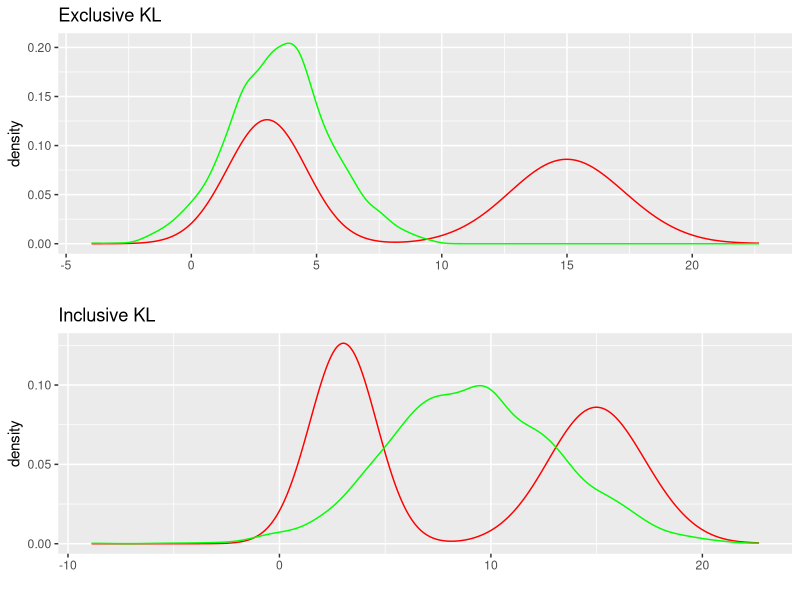
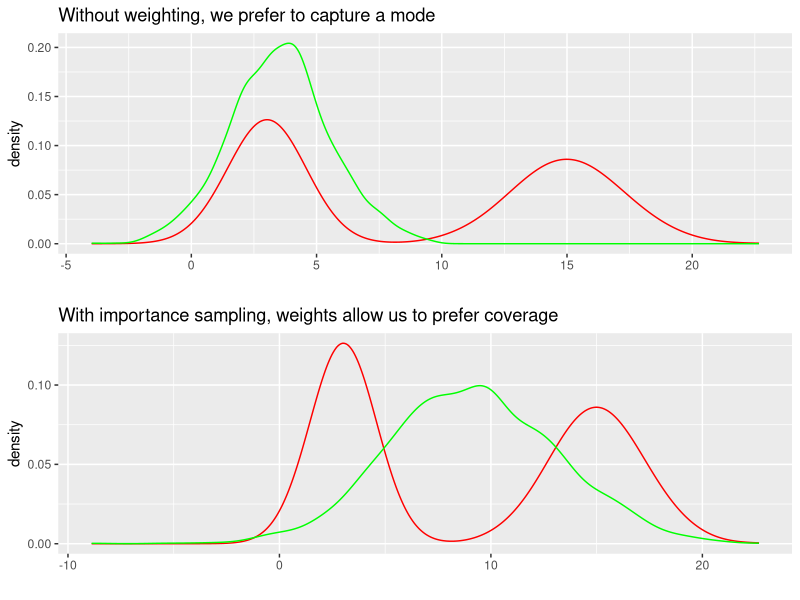

Generate these figures, in order, with R:
## ---- chunk 1
library(ggplot2)
library(gridExtra)
library(tidyverse)

mixture <- data.frame(normals = c(rnorm(1000,3,1),rnorm(1000,15,2)),
                      mode_seeking_kl = rnorm(2000,3.5,2),
                      mean_seeking_kl = rnorm(2000,9,4))

rkl_plot <- mixture %>% ggplot(aes(x = normals)) +
  geom_density(aes(x = normals), color = "red") +
  geom_density(aes(x = mode_seeking_kl), color = "green") + ggtitle("Exclusive KL") +
  xlab("")

fkl_plot <- mixture %>% ggplot(aes(x = normals)) +
  geom_density(aes(x = normals), color = "red") +
  geom_density(aes(x = mean_seeking_kl), color = "green") + ggtitle("Inclusive KL") +
  xlab("")

grid.arrange(rkl_plot,fkl_plot)
## ---- chunk 2
rkl_plot <- mixture %>% ggplot(aes(x = normals)) +
  geom_density(aes(x = normals), color = "red") +
  geom_density(aes(x = mode_seeking_kl), color = "green") + ggtitle("Without weighting, we prefer to capture a mode") +
  xlab("")

fkl_plot <- mixture %>% ggplot(aes(x = normals)) +
  geom_density(aes(x = normals), color = "red") +
  geom_density(aes(x = mean_seeking_kl), color = "green") + ggtitle("With importance sampling, weights allow us to prefer coverage") +
  xlab("")

grid.arrange(rkl_plot,fkl_plot)
